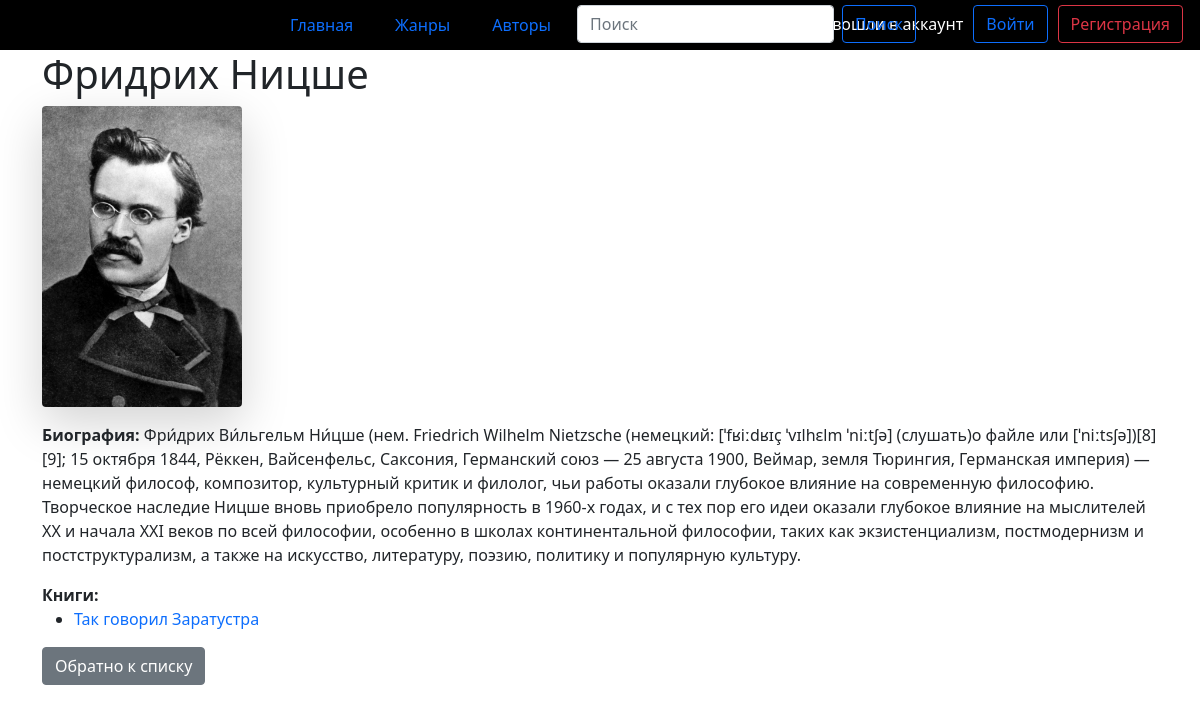
The app's page /author/1/detail, older data.
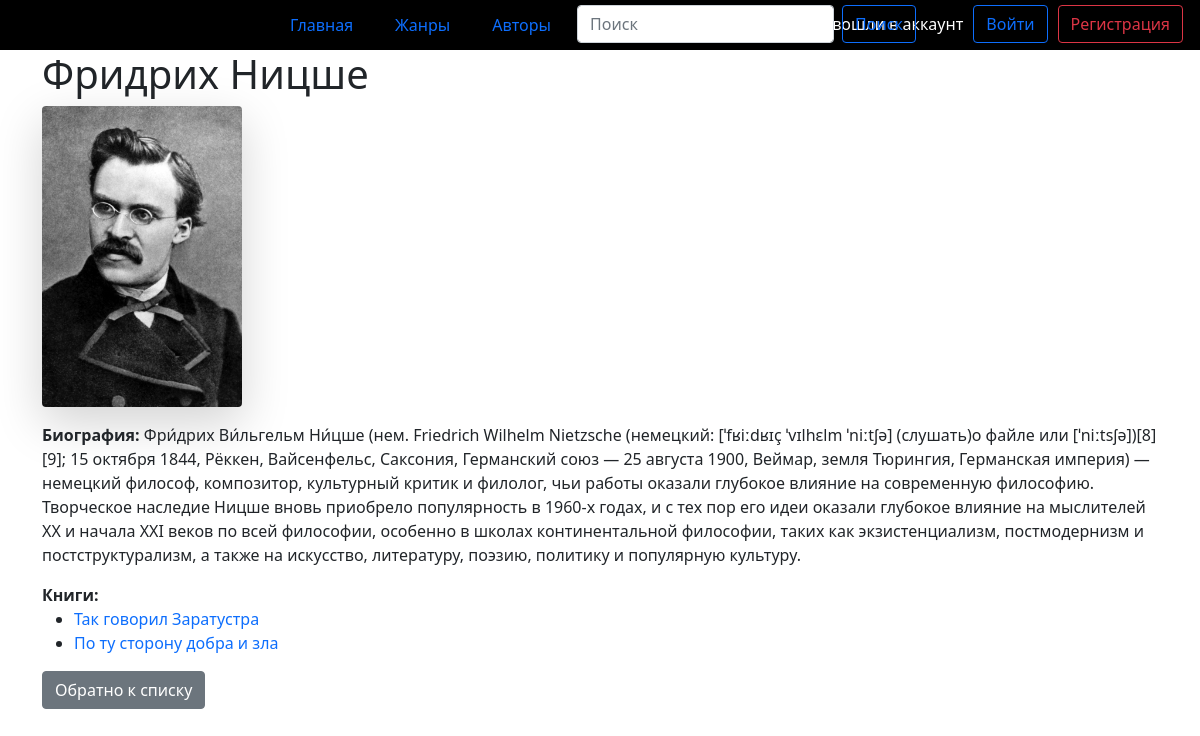
The same page, newer data.
### books/models.py (models this page shows, shortened)
class Book(models.Model):
    title = models.CharField(max_length=100)
    author = models.ForeignKey(Author, on_delete=models.CASCADE, related_name='books')
    genre = models.CharField(max_length=100)
    year_published = models.IntegerField()
    description = models.TextField()
    cover_image = models.ImageField(upload_to='book_covers', null=True, blank=True)

### books/views.py (the view)
# urls.py: path('<int:author_id>/detail', views.AuthorDetailView.as_view(), name='author_detail'),
class AuthorDetailView(DetailView):
    model = Author
    template_name = 'books/author_detail.html'
    pk_url_kwarg = 'author_id'

### books/templates/books/author_detail.html (shortened to what this page needs)
{% extends 'base/base.html' %}
{% block content %}
    <h1>{{ author.name }}</h1>
    {% if author.cover_image %}
    <img src="{{ author.cover_image.url }}" class="img-fluid shadow-lg mb-3 bg-body-tertiary rounded detail">
    {% else %}
    <p>Нет доступного изображения</p>
    {% endif %}
        <p><strong>Биография: </strong> {{ author.bio }}</p>
        <strong>Книги: </strong>
        <ul>
            {% for book in author.books.all %}
            <li>
                <a href="{% url 'books:book_detail' book.id %}">{{ book.title }}</a>
            </li>
            {% endfor %}
        </ul>
    <a href="{% url 'books:author_list' %}" class="btn btn-secondary mb-1">Обратно к списку</a>
{% endblock %}

Row changes from the older to the newer data that the page shows:
added Book: title "По ту сторону добра и зла"
